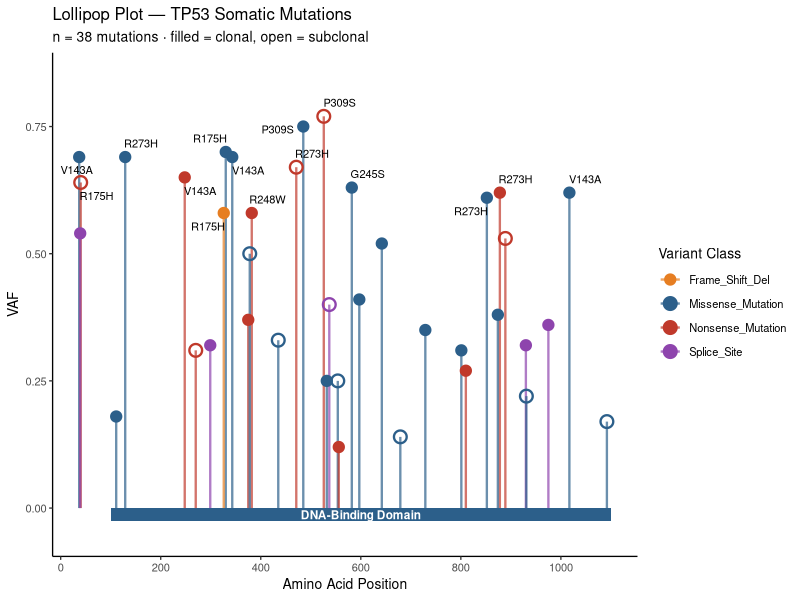

This figure's R source:
library(ggplot2); library(ggrepel); library(dplyr)

set.seed(1)
n <- 38
tp53 <- data.frame(
  USUBJID     = paste0("PT",sprintf("%03d",1:n)),
  PROTEIN_POS = sample(1:1100, n),
  VAF         = round(runif(n, 0.08, 0.78), 2),
  VARIANT_CLASS = sample(c("Missense_Mutation","Nonsense_Mutation",
                            "Frame_Shift_Del","Splice_Site"), n, TRUE,
                          prob=c(.55,.2,.15,.1)),
  CLONAL      = sample(c("Y","N"), n, TRUE, prob=c(.65,.35)),
  TUMORTYPE   = sample(c("NSCLC","BRCA","HCC","CRC","PDAC"), n, TRUE),
  HGVSP       = paste0("p.",sample(c("R175H","G245S","R248W","R273H",
                                      "P309S","V143A"), n, TRUE))
)

VC_COLORS <- c(Missense_Mutation="#2c5f8a", Nonsense_Mutation="#c0392b",
               Frame_Shift_Del="#e67e22", Splice_Site="#8e44ad")
TT_COLORS <- c(NSCLC="#2c5f8a", BRCA="#c0392b", HCC="#27ae60",
               CRC="#e67e22",   PDAC="#8e44ad")

lbl <- tp53 %>% filter(VAF >= 0.55) %>%
  mutate(label = sub("p\\.","",HGVSP))

p <- ggplot(tp53, aes(x=PROTEIN_POS, y=VAF)) +
  annotate("rect", xmin=100, xmax=1100, ymin=-0.025, ymax=0, fill="#2c5f8a") +
  annotate("text", x=600, y=-0.013, label="DNA-Binding Domain",
           color="white", size=3, fontface="bold") +
  geom_segment(aes(xend=PROTEIN_POS, yend=0, color=VARIANT_CLASS),
               linewidth=0.8, alpha=0.7) +
  geom_point(data=tp53 %>% filter(CLONAL=="Y"),
             aes(color=VARIANT_CLASS), size=3.5) +
  geom_point(data=tp53 %>% filter(CLONAL=="N"),
             aes(color=VARIANT_CLASS), size=3.5, shape=1, stroke=1.2) +
  geom_text_repel(data=lbl, aes(label=label), size=2.8,
                  box.padding=0.4, segment.color="#bbbbbb") +
  scale_color_manual(values=c(VC_COLORS, TT_COLORS), na.value="#888") +
  scale_x_continuous(name="Amino Acid Position", breaks=seq(0,1100,200)) +
  scale_y_continuous(name="VAF", limits=c(-0.05, 0.85)) +
  theme_classic(base_size=10) +
  labs(title="Lollipop Plot — TP53 Somatic Mutations",
       subtitle="n = 38 mutations · filled = clonal, open = subclonal",
       color="Variant Class")

ggsave("plots/01_lollipop.png", p, width=16, height=7.5, dpi=180, bg="white")
cat("01 done\n")
